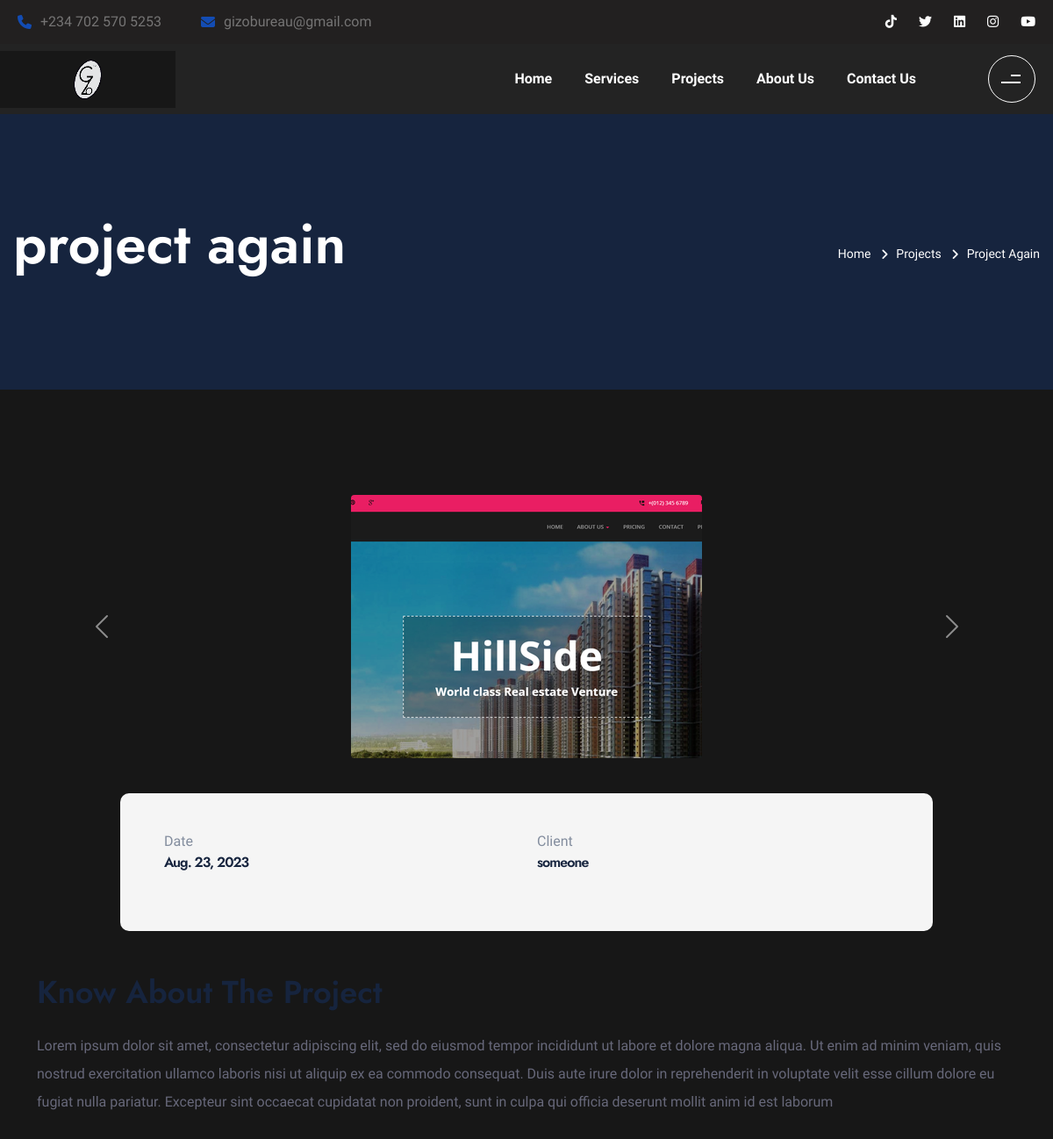
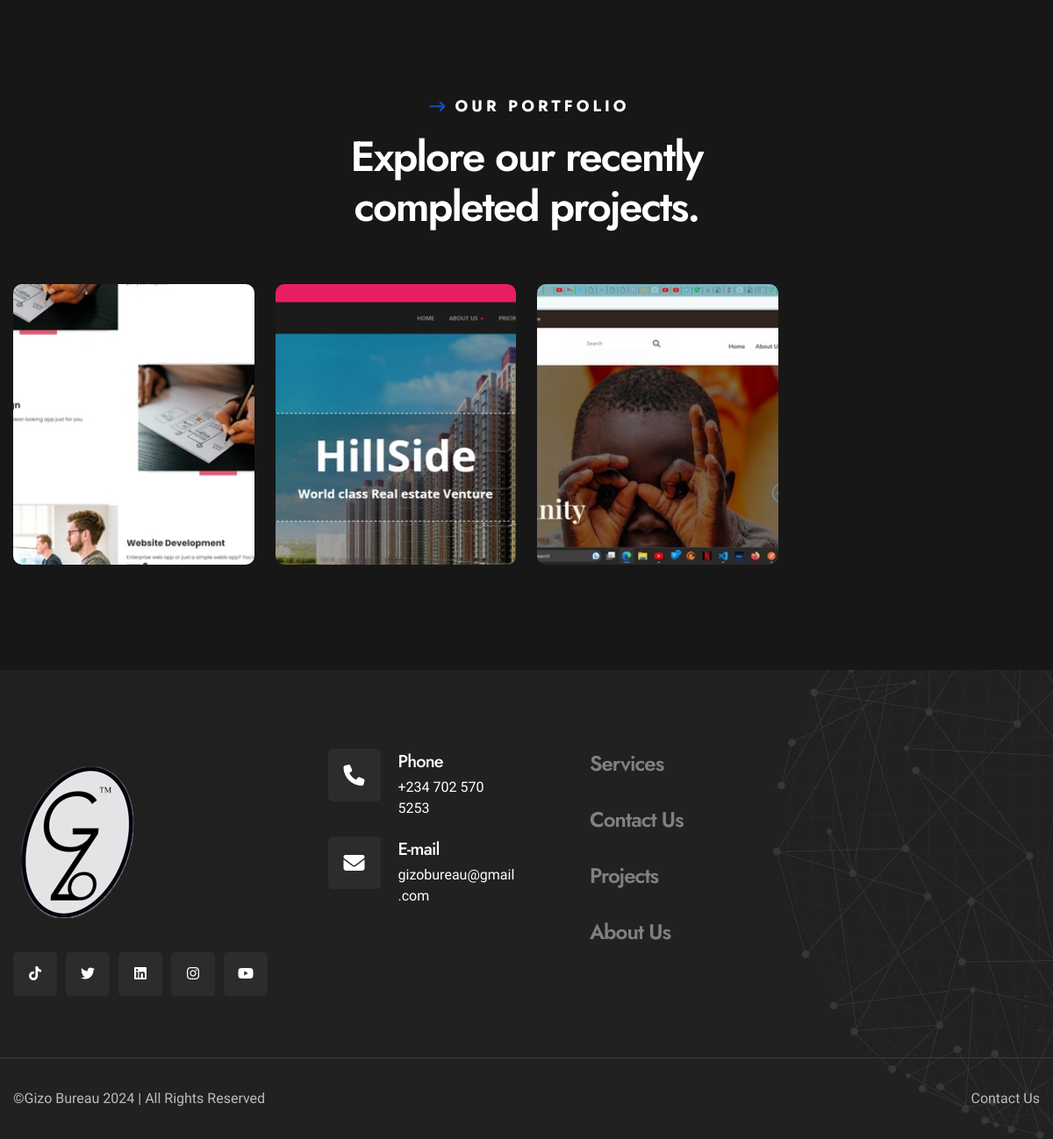
Page /project/project-again on the committed database (2 pictures, top to bottom).
### foli/models.py (models this page shows, shortened)
class Project(models.Model):
    name = models.CharField(max_length=100)
    date = models.DateField()
    client = models.CharField(max_length=150)
    description = models.TextField()
    image = ResizedImageField(scale=1.0, size=[2000, 1600],quality=100, upload_to='project')
    image2 = ResizedImageField(scale=1.0,size=[2000, 1600],quality=100, upload_to='project')
    image3 = ResizedImageField(scale=1.0,size=[2000, 1600],quality=100, upload_to='project')
    image4 = ResizedImageField(scale=1.0,size=[2000, 1600],quality=100, upload_to='project', blank = True, null = True, default='media/c.jpg')
    image5 = ResizedImageField(scale=1.0,size=[2000, 1600],quality=100, upload_to='project', blank = True, null = True, default='media/c.jpg')
    image6 = ResizedImageField(scale=1.0,size=[2000, 1600],quality=100, upload_to='project', blank = True, null = True, default='media/c.jpg')
    slug = models.SlugField(null=True, blank=True)
    class Meta:
        ordering = ['-date']

### foli/views.py (the view)
# urls.py: path('project/<slug>', views.project_detail, name="project"),
def project_detail(request, slug):
    project = Project.objects.get(slug=slug)
    projects = Project.objects.all()[:4]
    context = {"project": project, "projects": projects}
    return render(request, "project-detail.html", context)

### foli/templates/project-detail.html (shortened to what this page needs)
{% extends 'navbar.html' %}
{% load static %}
{% block content %}
<div class="page-wrapper">
	<section class="page-title">
		<div class="auto-container">
			<div class="title-outer d-sm-flex align-items-center justify-content-sm-between">
				<h1 class="title">{{project.name}}</h1>
				<ul class="page-breadcrumb">
					<li><a href="{% url 'home' %}">Home</a></li>
					<li><a href="{% url 'projects' %}">Projects</a></li>
					<li>{{project.name}}</li>
				</ul>
			</div>
		</div>
	</section>
	<section class="project-details">
		<div class="container">
			<div class="row">
				<div id="carouselExampleAutoplaying" class="carousel slide" data-bs-ride="carousel">
                    <div class="carousel-inner">
                      <div class="carousel-item active">
                        <img src={{project.image.url}} class="rounded mx-auto d-block"  alt="...">
                      </div>
                    </div>
                    <button class="carousel-control-prev" type="button" data-bs-target="#carouselExampleAutoplaying" data-bs-slide="prev">
                      <span class="carousel-control-prev-icon" aria-hidden="true"></span>
                    </button>
                    <button class="carousel-control-next" type="button" data-bs-target="#carouselExampleAutoplaying" data-bs-slide="next">
                      <span class="carousel-control-next-icon" aria-hidden="true"></span>
                    </button>
                  </div>
			</div>
			<div class="row justify-content-center">
				<div class="col-xl-10">
					<div class="project-details__content-right">
						<div class="project-details__details-box">
							<div class="row">
								<div class="col">
									<p class="project-details__client">Date</p>
									<h4 class="project-details__name">{{project.date}}</h4>
								</div>
								<div class="col">
									<p class="project-details__client">Client</p>
									<h4 class="project-details__name">{{project.client}}</h4>
								</div>
							</div>
						</div>
					</div>
				</div>
			</div>
			<div class="project-details__content">
				<div class="row">
					<div class="col-xl-12">
						<div class="project-details__content-left">
							<h3 class="mb-4 mt-5">Know About The Project</h3>
							<p class="">{{project.description}}</p>
						</div>
					</div>
				</div>
			</div>
		</div>
	</section>
	<section class="projects-section pt-0">
		<div class="auto-container">
			<div class="sec-title text-center">
				<span class="sub-title">our portfolio</span>
				<h2>Explore our recently <br>completed projects.</h2>
			</div>
			<div class="outer-box">
				<div class="row">
					{% for project  in projects  %}
                    <div class="project-block col-lg-3 col-md-6 col-sm-12">
                        <div class="inner-box">
                            <div class="image-box">
                                <figure class="image"><a href="{% url 'project' project.slug %}"><img src={{project.image.url}} alt=""></a></figure>
                            </div>
                        </div>
                    </div>
					{% endfor %}
				</div>
			</div>
		</div>
	</section>
</div>
{% endblock content %}

### rows in the picture
Project: name "project again", name "Project Again", image (picture), date "Aug. 23, 2023", client "someone", description "Lorem ipsum dolor sit amet, consectetur adipiscing elit, sed do eiusmod tempor incididunt ut labore et dolore magna aliqua. Ut enim ad minim veniam, quis nostrud exercitation ullamco laboris nisi ut aliquip ex ea commodo consequat. Duis aute irure dolor in reprehenderit in voluptate velit esse cillum dolore eu fugiat nulla pariatur. Excepteur sint occaecat cupidatat non proident, sunt in culpa qui officia deserunt mollit anim id est laborum"
Project: image (picture)
Project: image (picture)
